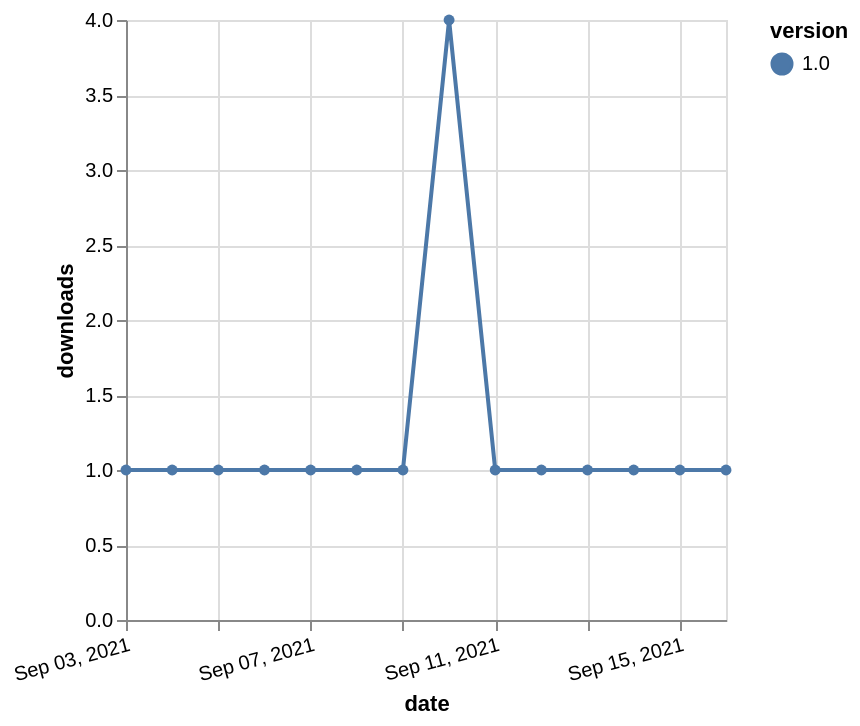

The specification (Vega-Lite) saved for this image:
### Vega-Lite specification from a JSON file in a GitHub repository (floating-point values rounded to 4 significant figures)
{"$schema": "https://vega.github.io/schema/vega-lite/v5.json", "description": "A simple bar chart with embedded data.", "data": {"values": [{"date": "2021-09-03", "total": 233, "delta": 1, "version": "1.0"}, {"date": "2021-09-04", "total": 234, "delta": 1, "version": "1.0"}, {"date": "2021-09-05", "total": 235, "delta": 1, "version": "1.0"}, {"date": "2021-09-06", "total": 236, "delta": 1, "version": "1.0"}, {"date": "2021-09-07", "total": 237, "delta": 1, "version": "1.0"}, {"date": "2021-09-08", "total": 238, "delta": 1, "version": "1.0"}, {"date": "2021-09-09", "total": 239, "delta": 1, "version": "1.0"}, {"date": "2021-09-10", "total": 243, "delta": 4, "version": "1.0"}, {"date": "2021-09-11", "total": 244, "delta": 1, "version": "1.0"}, {"date": "2021-09-12", "total": 245, "delta": 1, "version": "1.0"}, {"date": "2021-09-13", "total": 246, "delta": 1, "version": "1.0"}, {"date": "2021-09-14", "total": 247, "delta": 1, "version": "1.0"}, {"date": "2021-09-15", "total": 248, "delta": 1, "version": "1.0"}, {"date": "2021-09-16", "total": 249, "delta": 1, "version": "1.0"}]}, "width": "container", "mark": {"type": "line", "point": {"filled": true}}, "encoding": {"x": {"field": "date", "type": "temporal", "timeUnit": "yearmonthdate", "title": "date", "axis": {"labelAngle": -15}}, "y": {"field": "delta", "type": "quantitative", "title": "downloads"}, "color": {"field": "version", "type": "nominal"}, "tooltip": {"field": "delta"}}}
